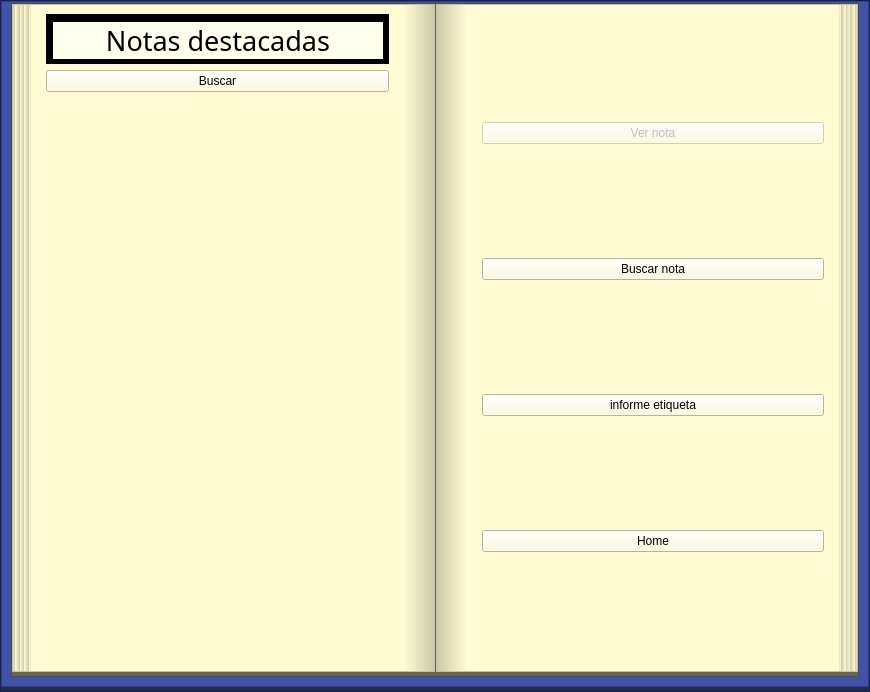
<?xml version="1.0" encoding="UTF-8"?>
<ui version="4.0">
 <class>WNotas_Destacadas</class>
 <widget class="QWidget" name="WNotas_Destacadas">
  <property name="geometry">
   <rect>
    <x>0</x>
    <y>0</y>
    <width>870</width>
    <height>692</height>
   </rect>
  </property>
  <property name="windowTitle">
   <string>Form</string>
  </property>
  <layout class="QVBoxLayout" name="verticalLayout">
   <property name="spacing">
    <number>0</number>
   </property>
   <property name="leftMargin">
    <number>0</number>
   </property>
   <property name="topMargin">
    <number>0</number>
   </property>
   <property name="rightMargin">
    <number>0</number>
   </property>
   <property name="bottomMargin">
    <number>0</number>
   </property>
   <item>
    <widget class="QFrame" name="frame">
     <property name="styleSheet">
      <string notr="true">background-color: rgb(32, 42, 84);</string>
     </property>
     <property name="frameShape">
      <enum>QFrame::StyledPanel</enum>
     </property>
     <property name="frameShadow">
      <enum>QFrame::Raised</enum>
     </property>
     <layout class="QVBoxLayout" name="verticalLayout_5">
      <property name="spacing">
       <number>0</number>
      </property>
      <property name="leftMargin">
       <number>0</number>
      </property>
      <property name="topMargin">
       <number>0</number>
      </property>
      <property name="rightMargin">
       <number>0</number>
      </property>
      <property name="bottomMargin">
       <number>4</number>
      </property>
      <item>
       <widget class="QFrame" name="frame_2">
        <property name="styleSheet">
         <string notr="true">background-color: rgb(64, 83, 168);</string>
        </property>
        <property name="frameShape">
         <enum>QFrame::StyledPanel</enum>
        </property>
        <property name="frameShadow">
         <enum>QFrame::Raised</enum>
        </property>
        <layout class="QVBoxLayout" name="verticalLayout_2">
         <property name="spacing">
          <number>2</number>
         </property>
         <property name="sizeConstraint">
          <enum>QLayout::SetNoConstraint</enum>
         </property>
         <property name="topMargin">
          <number>1</number>
         </property>
         <item>
          <widget class="QFrame" name="frame_16">
           <property name="styleSheet">
            <string notr="true">background-color: rgb(102, 101, 86);</string>
           </property>
           <property name="frameShape">
            <enum>QFrame::StyledPanel</enum>
           </property>
           <property name="frameShadow">
            <enum>QFrame::Plain</enum>
           </property>
           <layout class="QHBoxLayout" name="horizontalLayout_4">
            <property name="spacing">
             <number>1</number>
            </property>
            <property name="leftMargin">
             <number>0</number>
            </property>
            <property name="topMargin">
             <number>0</number>
            </property>
            <property name="rightMargin">
             <number>0</number>
            </property>
            <property name="bottomMargin">
             <number>4</number>
            </property>
            <item>
             <widget class="QFrame" name="frame_3">
              <property name="styleSheet">
               <string notr="true">background-color: rgb(255, 252, 212);</string>
              </property>
              <property name="frameShape">
               <enum>QFrame::StyledPanel</enum>
              </property>
              <property name="frameShadow">
               <enum>QFrame::Raised</enum>
              </property>
              <layout class="QHBoxLayout" name="horizontalLayout_3">
               <property name="leftMargin">
                <number>0</number>
               </property>
               <property name="topMargin">
                <number>0</number>
               </property>
               <property name="rightMargin">
                <number>0</number>
               </property>
               <property name="bottomMargin">
                <number>0</number>
               </property>
               <item>
                <widget class="QFrame" name="frame_11">
                 <property name="minimumSize">
                  <size>
                   <width>0</width>
                   <height>0</height>
                  </size>
                 </property>
                 <property name="styleSheet">
                  <string notr="true">background-color: qlineargradient(spread:repeat, x1:0.373051, y1:0.409, x2:0.624, y2:0.409, stop:0 rgba(255, 252, 212, 255), stop:1 rgba(204, 202, 171, 255));</string>
                 </property>
                 <property name="frameShape">
                  <enum>QFrame::NoFrame</enum>
                 </property>
                 <property name="frameShadow">
                  <enum>QFrame::Raised</enum>
                 </property>
                 <layout class="QVBoxLayout" name="verticalLayout_18"/>
                </widget>
               </item>
               <item>
                <widget class="QFrame" name="frame_5">
                 <property name="styleSheet">
                  <string notr="true">background-color: rgb(255, 252, 212);
</string>
                 </property>
                 <property name="frameShape">
                  <enum>QFrame::NoFrame</enum>
                 </property>
                 <property name="frameShadow">
                  <enum>QFrame::Raised</enum>
                 </property>
                 <layout class="QVBoxLayout" name="verticalLayout_9">
                  <item>
                   <widget class="QFrame" name="frame_8">
                    <property name="minimumSize">
                     <size>
                      <width>0</width>
                      <height>40</height>
                     </size>
                    </property>
                    <property name="styleSheet">
                     <string notr="true">background-color: rgb(0, 0, 0);</string>
                    </property>
                    <property name="frameShape">
                     <enum>QFrame::StyledPanel</enum>
                    </property>
                    <property name="frameShadow">
                     <enum>QFrame::Raised</enum>
                    </property>
                    <layout class="QVBoxLayout" name="verticalLayout_12">
                     <property name="spacing">
                      <number>5</number>
                     </property>
                     <property name="leftMargin">
                      <number>6</number>
                     </property>
                     <property name="topMargin">
                      <number>7</number>
                     </property>
                     <property name="rightMargin">
                      <number>5</number>
                     </property>
                     <property name="bottomMargin">
                      <number>4</number>
                     </property>
                     <item>
                      <widget class="QLabel" name="label_2">
                       <property name="font">
                        <font>
                         <family>Lucida Handwriting</family>
                         <pointsize>20</pointsize>
                         <weight>50</weight>
                         <italic>false</italic>
                         <bold>false</bold>
                        </font>
                       </property>
                       <property name="styleSheet">
                        <string notr="true">font: 20pt &quot;Lucida Handwriting&quot;;
background-color: rgb(254, 255, 237);</string>
                       </property>
                       <property name="text">
                        <string>Notas destacadas</string>
                       </property>
                       <property name="alignment">
                        <set>Qt::AlignCenter</set>
                       </property>
                      </widget>
                     </item>
                    </layout>
                   </widget>
                  </item>
                  <item>
                   <widget class="QPushButton" name="pushButtonBuscar">
                    <property name="text">
                     <string>Buscar</string>
                    </property>
                   </widget>
                  </item>
                  <item>
                   <widget class="QListView" name="listViewNotas">
                    <property name="styleSheet">
                     <string notr="true">font: 12pt &quot;Lucida Handwriting&quot;;</string>
                    </property>
                    <property name="frameShape">
                     <enum>QFrame::NoFrame</enum>
                    </property>
                    <property name="frameShadow">
                     <enum>QFrame::Sunken</enum>
                    </property>
                    <property name="lineWidth">
                     <number>1</number>
                    </property>
                    <property name="viewMode">
                     <enum>QListView::IconMode</enum>
                    </property>
                    <property name="itemAlignment">
                     <set>Qt::AlignCenter</set>
                    </property>
                   </widget>
                  </item>
                 </layout>
                </widget>
               </item>
               <item>
                <widget class="QFrame" name="frame_15">
                 <property name="minimumSize">
                  <size>
                   <width>30</width>
                   <height>0</height>
                  </size>
                 </property>
                 <property name="styleSheet">
                  <string notr="true">background-color: qlineargradient(spread:pad, x1:0, y1:1, x2:1, y2:1, stop:0 rgba(255, 252, 212, 255), stop:1 rgba(204, 202, 171, 255));</string>
                 </property>
                 <property name="frameShape">
                  <enum>QFrame::NoFrame</enum>
                 </property>
                 <property name="frameShadow">
                  <enum>QFrame::Raised</enum>
                 </property>
                </widget>
               </item>
              </layout>
             </widget>
            </item>
            <item>
             <widget class="QFrame" name="frame_4">
              <property name="minimumSize">
               <size>
                <width>0</width>
                <height>0</height>
               </size>
              </property>
              <property name="styleSheet">
               <string notr="true">background-color: rgb(255, 252, 212);</string>
              </property>
              <property name="frameShape">
               <enum>QFrame::StyledPanel</enum>
              </property>
              <property name="frameShadow">
               <enum>QFrame::Raised</enum>
              </property>
              <property name="lineWidth">
               <number>0</number>
              </property>
              <layout class="QHBoxLayout" name="horizontalLayout_2">
               <property name="leftMargin">
                <number>0</number>
               </property>
               <property name="topMargin">
                <number>0</number>
               </property>
               <property name="rightMargin">
                <number>0</number>
               </property>
               <property name="bottomMargin">
                <number>0</number>
               </property>
               <item>
                <widget class="QFrame" name="frame_12">
                 <property name="sizePolicy">
                  <sizepolicy hsizetype="MinimumExpanding" vsizetype="Preferred">
                   <horstretch>0</horstretch>
                   <verstretch>0</verstretch>
                  </sizepolicy>
                 </property>
                 <property name="minimumSize">
                  <size>
                   <width>30</width>
                   <height>0</height>
                  </size>
                 </property>
                 <property name="maximumSize">
                  <size>
                   <width>0</width>
                   <height>16777215</height>
                  </size>
                 </property>
                 <property name="styleSheet">
                  <string notr="true">background-color: qlineargradient(spread:pad, x1:0, y1:1, x2:1, y2:1, stop:0 rgba(204, 202, 171, 255), stop:1 rgba(255, 252, 212, 255));</string>
                 </property>
                 <property name="frameShape">
                  <enum>QFrame::NoFrame</enum>
                 </property>
                 <property name="frameShadow">
                  <enum>QFrame::Raised</enum>
                 </property>
                </widget>
               </item>
               <item>
                <widget class="QFrame" name="frame_9">
                 <property name="sizePolicy">
                  <sizepolicy hsizetype="Expanding" vsizetype="Expanding">
                   <horstretch>0</horstretch>
                   <verstretch>0</verstretch>
                  </sizepolicy>
                 </property>
                 <property name="minimumSize">
                  <size>
                   <width>189</width>
                   <height>0</height>
                  </size>
                 </property>
                 <property name="styleSheet">
                  <string notr="true">background-color: rgb(255, 252, 212);</string>
                 </property>
                 <property name="frameShape">
                  <enum>QFrame::NoFrame</enum>
                 </property>
                 <property name="frameShadow">
                  <enum>QFrame::Raised</enum>
                 </property>
                 <layout class="QVBoxLayout" name="verticalLayout_11">
                  <item>
                   <widget class="QPushButton" name="pushButton_Ver_Nota">
                    <property name="enabled">
                     <bool>false</bool>
                    </property>
                    <property name="text">
                     <string>Ver nota</string>
                    </property>
                   </widget>
                  </item>
                  <item>
                   <widget class="QPushButton" name="pushButton_Buscar_Nota">
                    <property name="enabled">
                     <bool>true</bool>
                    </property>
                    <property name="text">
                     <string>Buscar nota</string>
                    </property>
                   </widget>
                  </item>
                  <item>
                   <widget class="QPushButton" name="pushButton_Informe_Etiqueta">
                    <property name="enabled">
                     <bool>true</bool>
                    </property>
                    <property name="text">
                     <string>informe etiqueta</string>
                    </property>
                   </widget>
                  </item>
                  <item>
                   <widget class="QPushButton" name="pushButton_Home">
                    <property name="enabled">
                     <bool>true</bool>
                    </property>
                    <property name="text">
                     <string>Home</string>
                    </property>
                   </widget>
                  </item>
                 </layout>
                </widget>
               </item>
               <item>
                <widget class="QFrame" name="frame_10">
                 <property name="minimumSize">
                  <size>
                   <width>0</width>
                   <height>0</height>
                  </size>
                 </property>
                 <property name="styleSheet">
                  <string notr="true">background-color: rgb(255, 252, 212);
background-color: qlineargradient(spread:repeat, x1:0.373051, y1:0.409, x2:0.624, y2:0.409, stop:0 rgba(204, 202, 171, 255), stop:1 rgba(255, 252, 212, 255));</string>
                 </property>
                 <property name="frameShape">
                  <enum>QFrame::NoFrame</enum>
                 </property>
                 <property name="frameShadow">
                  <enum>QFrame::Raised</enum>
                 </property>
                 <layout class="QVBoxLayout" name="verticalLayout_3"/>
                </widget>
               </item>
              </layout>
             </widget>
            </item>
           </layout>
          </widget>
         </item>
        </layout>
       </widget>
      </item>
     </layout>
    </widget>
   </item>
  </layout>
 </widget>
 <resources/>
 <connections/>
</ui>
